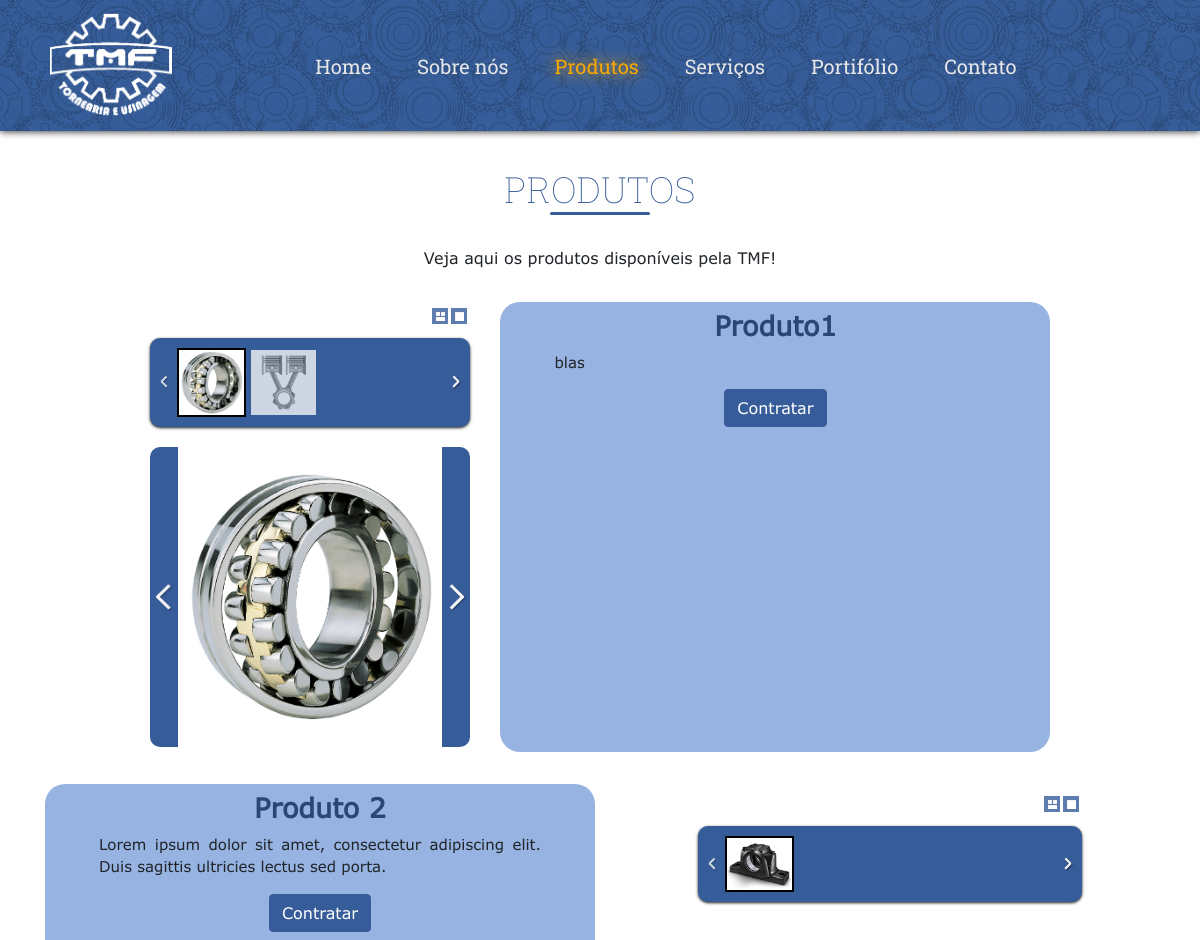
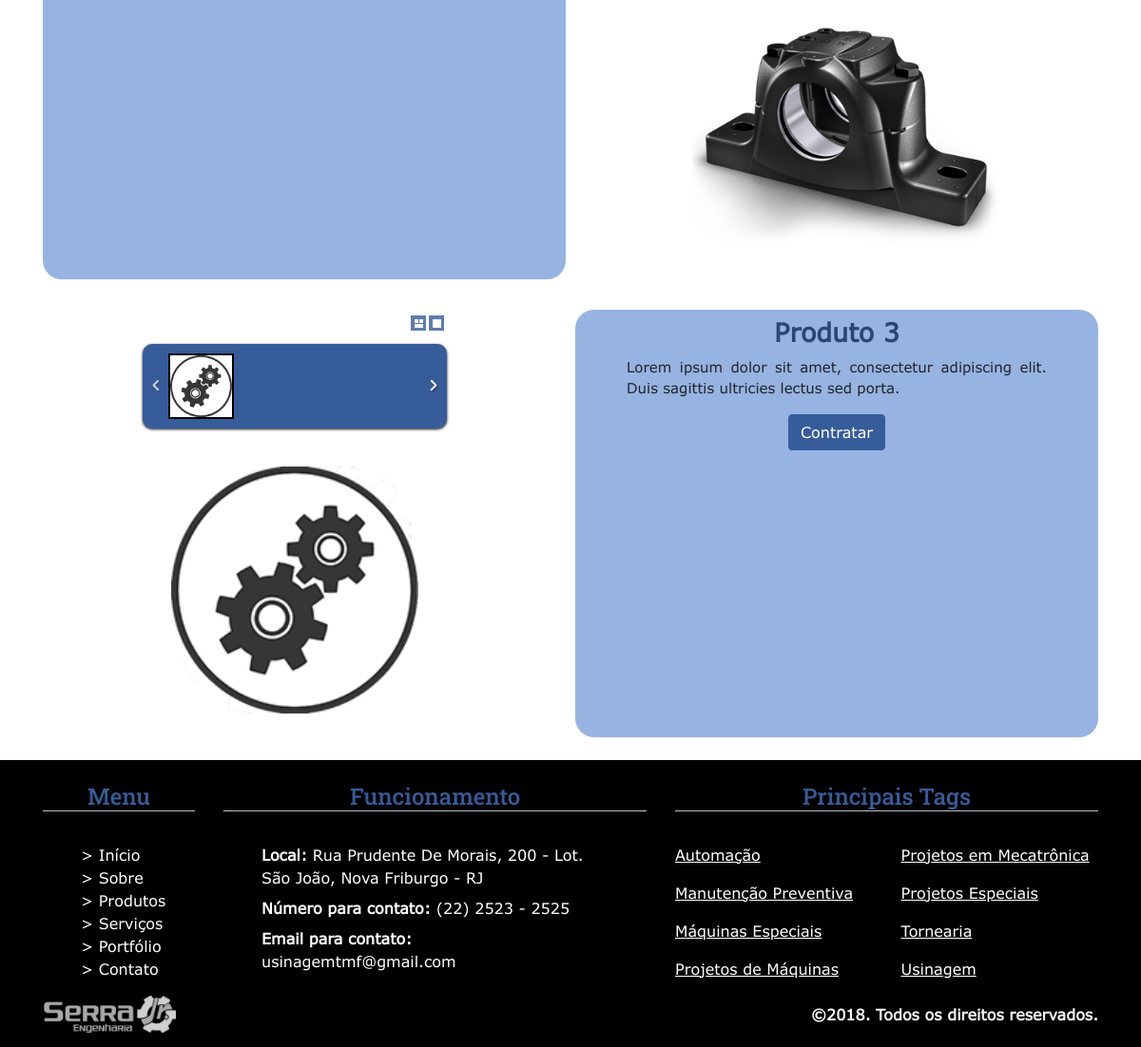
/produtos.php, run on the app's committed database (2 pictures, top to bottom).
### tables this page shows
CREATE TABLE `produto` (
  `codProduto` int(11) NOT NULL,
  `nome` varchar(150) NOT NULL,
  `descricao` varchar(150) NOT NULL,
  `status` tinyint(1) NOT NULL
);

CREATE TABLE `imagemproduto` (
  `codImagem` int(11) NOT NULL,
  `codProduto` int(11) NOT NULL,
  `nome` varchar(150) NOT NULL
);

### produtos.php (the view, shortened to what this page needs)
<!DOCTYPE html>
<html lang="pt-br">
<head>
    <link rel="stylesheet" href="css/produtos_servico.css">
    <link rel="stylesheet" href="css/header.css">
    <link rel="stylesheet" href="css/footer.css">
    <link rel="stylesheet" href="css/normalize.css">
    <link rel="stylesheet" href="bootstrap/css/bootstrap.min.css">
    <link rel="stylesheet" href="css/main.css">
</head>
<body>
    <header>
        <?php include_once('header.php'); ?>
    </header>
    <main>
        <section id="secaoProdutos" class="secaoSite" style="margin-top:110px;" >
            <div class="container-fluid">
                <div class="row">
                    <div class="col-md-12 container-titulos pb-2">
                        <h1 class="titulo_secoes">
                            <br>
                            Produtos
                        </h1>
                    </div>
                </div>
                <div class="row">
                    <div class="col-md-12 container-titulos pb-2">
                        <p style="text-align:center">
                            Veja aqui os produtos disponíveis pela TMF!
                        </p>
                    </div>
                </div>
            </div>
            <?php
            $objDB = new db();
            $conn = $objDB->conecta_mysql();
            $query_select = "SELECT * from produto where status ='1';";
            $result_select = mysqli_query($conn,$query_select) or die(mysql_error());
            $rows = array();
            $contadorProdutos = 0;
            while($row = mysqli_fetch_array($result_select))
                $rows[] = $row;
            foreach($rows as $row){
                $contadorProdutos = $contadorProdutos + 1;
                $codProduto = $row['codProduto'];
                $nome = $row['nome'];
                $descricao = $row['descricao'];
                echo '<div class="container d-flex justify-content-center">';
                echo '<div class="row d-flex justify-content-center">';
                if ($contadorProdutos%2 == 0) {
                    echo '<div class="col  mt-2 mb-4 mx-auto ">';
                }else{
                    echo '<div class="col order-sm-12 mt-2 mb-4 mx-auto ">';
                }
                echo '<div class="container caixa_texto">';
                echo '<div class="row">';
                echo '<div class="col-12 mt-2 mb-0 text-center">';
                echo '<h4 style="font-size: 27px;font-weight: 600;color: rgb(41, 70, 117);">'.$nome.'</h4>';
                echo '</div>';
                echo '</div>';
                echo '<div class="row mr-4 ml-4">';
                echo '<div class="caixa_card_texto ">';
                echo '<div class="col-12">';
                echo '<p class="card-text">';
                echo $descricao;
                echo '</p>';
                echo '</div>';
                echo '</div>';
                echo '</div>';
                echo '<div class="row text-center mt-3 pb-3">';
                echo '<div class="col-12">';
                echo '<input type="submit" class="btn btn-primary" data-toggle="modal" data-target="#ModalProd" id="enviar" name="contratar" value="Contratar">';
                echo '</div>';
                echo '</div>';
                echo '</div>';
                echo '</div>';
                echo '<div class="col  order-sm-1 mt-2 mb-4 d-flex">';
                echo '<div class="Conteudo_slider mx-auto my-auto">';
                echo '<div id="rg-gallery'.$contadorProdutos.'" class="rg-gallery">';
                echo '<div class="rg-thumbs">';
                echo '<div class="es-carousel-wrapper">';
                echo '<div class="es-nav">';
                echo '<span class="es-nav-prev">Previous</span>';
                echo '</div>';
                echo '<div class="es-carousel">';
                echo '<ul class="lista_imagens ">  ';
                $query_select = "SELECT nome from imagemproduto where codProduto = '$codProduto';";
                $result_select = mysqli_query($conn,$query_select) or die(mysql_error());
                $linhas = array();
                while($linha = mysqli_fetch_array($result_select))
                    $linhas[] = $linha;
                foreach($linhas as $linha){
                    $nomeImagem = $linha['nome'];
                    echo '<li><a href="#"><img src="sistema/Img/Produtos/'.$nomeImagem.' " data-large="sistema/Img/Produtos/'.$nomeImagem.'  " data-description="" /></a></li>';
                }
                echo '</ul>';
                echo '</div>';
                echo '</div>';
                echo '</div>';
                echo '</div>';
                echo '</div>';
                echo '</div>';
                echo '</div>';
                echo '</div>';
            }
            ?>
        </section>
    </main>
    <footer>
        <?php include_once('footer.php'); ?>
    </footer>
</body>
</html>

### css/produtos_servico.css (style rules this page uses)
.Conteudo_slider { margin-top: 30px ; max-width: 500px ; }
.caixa_card_texto { overflow-y: auto !important; overflow-x: auto !important; display: block !important; max-height: 450px !important ; }
.caixa_texto { background-color: rgba(55, 110, 199, 0.521); border-radius: 20px ; }
@media screen and (min-width: 967px) { .caixa_texto { min-width: 550px ; min-height: 450pX ; } }
.btn.btn-primary { background-color: #365C9A !important ; border-color: #365C9A !important ; }
.card-text { text-align: justify; font-size: 15px ; }
.lista_imagens { white-space: nowrap; display: inline-block ; padding: 0 ; }
.lista_imagens>li { display: inline-block !important; padding: 0 ; }
.es-carousel-wrapper { background: #365C9A; padding:10px 27px; -moz-border-radius: 10px; -webkit-border-radius: 10px; border-radius: 10px; position:relative; -moz-box-shadow:0px 1px 3px rgba(0, 0, 0, 0.9); -webkit-box-shadow:0px 1px 3px rgba(0, 0, 0, 0.9); box-shadow:0px 1px 3px rgba(0, 0, 0, 0.9); position:relative; margin-bottom:20px; }
.es-carousel { overflow:hidden; white-space: nowrap; background:#365C9A; }
.es-carousel ul { display:none; }
.es-carousel ul li { height:100%; float:left; display:block; }
.es-carousel ul li a { display:block; border-style:solid; border-color:rgba(54, 92, 154, 0); opacity:0.8; -webkit-touch-callout:none; -webkit-transition: all 0.2s ease-in-out; -moz-transition: all 0.2s ease-in-out; -o-transition: all 0.2s ease-in-out; -ms-transition: all 0.2s ease-in-out; transition: all 0.2s ease-in-out; }
.es-carousel ul li.selected a { border-color:rgb(0, 0, 0); opacity:1.0; }
.es-carousel ul li a img { display:block; border:none; max-height:100%; max-width:100%; }
.es-nav span { position:absolute; top:50%; left:8px; background:transparent url(../img/Slider/nav_thumbs.png) no-repeat top left; width:14px; height:26px; margin-top:-13px; text-indent:-9000px; cursor:pointer; opacity:0.8; }

### css/footer.css (style rules this page uses)
footer { background-color: black !important; }
li { list-style-type: none; }

### css/main.css (style rules this page uses)
body { overflow-x: hidden; }
.container-titulos { padding: 15px; }
.btn.btn-primary { background-color: #365C9A !important ; border-color: #365C9A !important ; margin: 0px !important ; }
* { font-family: Verdana4, Arial, sans-serif; }
.titulo_secoes { text-align: center; font-weight: 50; font-family: 'Roboto Slab', serif; font-size: 36px; color:#365C9A; text-transform: uppercase; }
.titulo_secoes::after { margin: 1px auto; height: 3px; width: 100px; content: " "; display: block; background-color: #365C9A; border-radius: 6px; }

### data on the page
produto: nome "Produto1", descricao "blas"
imagemproduto: nome (picture)
imagemproduto: nome (picture)
produto: nome "Produto 2", descricao "Lorem ipsum dolor sit amet, consectetur adipiscing elit. Duis sagittis ultricies lectus sed porta."
imagemproduto: nome (picture)
produto: nome "Produto 3", descricao "Lorem ipsum dolor sit amet, consectetur adipiscing elit. Duis sagittis ultricies lectus sed porta."
imagemproduto: nome (picture)
